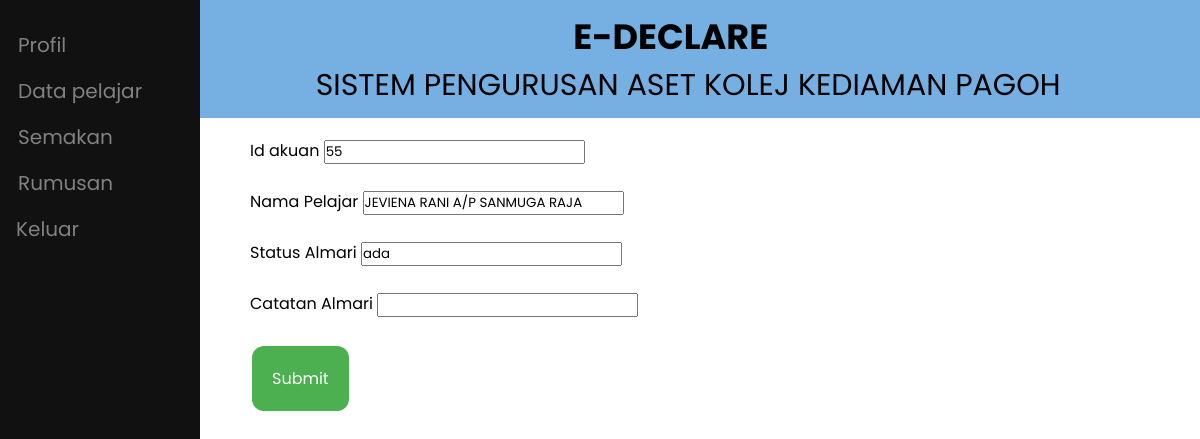
The page /ppas/edit_aset.php?almari=55 on the database its author committed.
### tables this page shows
CREATE TABLE `akuan` (
  `id_akuan` int(10) NOT NULL,
  `no_matrik` varchar(8) NOT NULL,
  `id_staff` int(10) DEFAULT NULL,
  `id_ppas` int(10) DEFAULT NULL,
  `lokasi` varchar(30) NOT NULL,
  `tarikh_akuan` date NOT NULL DEFAULT current_timestamp(),
  `status` varchar(255) NOT NULL DEFAULT '0',
  `tilam_catatan` varchar(50) NOT NULL,
  `tilam_status` varchar(255) NOT NULL,
  `katil_catatan` varchar(50) NOT NULL,
  `katil_status` varchar(255) NOT NULL,
  `almari_catatan` varchar(50) NOT NULL,
  `almari_status` varchar(255) NOT NULL,
  `kerusi_catatan` varchar(50) NOT NULL,
  `kerusi_status` varchar(255) NOT NULL,
  `mbbr_catatan` varchar(50) NOT NULL,
  `mbbr_status` varchar(255) NOT NULL,
  `no_kunci` varchar(255) DEFAULT NULL,
  `jenis_borang` varchar(255) NOT NULL,
  `kkp` varchar(255) NOT NULL,
  `disahkan` int(11) NOT NULL DEFAULT 0
);

CREATE TABLE `pelajar` (
  `no_matrik` varchar(8) NOT NULL,
  `nama_pelajar` varchar(50) NOT NULL,
  `email_pelajar` varchar(100) NOT NULL,
  `kata_laluan_p` varchar(100) NOT NULL,
  `sem_no` int(1) NOT NULL,
  `tahun` int(1) NOT NULL,
  `no_telefon_p` varchar(20) NOT NULL,
  `kkp` varchar(255) DEFAULT NULL,
  `aras` varchar(255) DEFAULT NULL,
  `no_rumah` varchar(255) DEFAULT NULL,
  `blok` varchar(255) DEFAULT NULL,
  `status` int(11) NOT NULL
);

### ppas/edit_aset.php (the view, shortened to what this page needs)
<?php
require "../conn.php";
?>
<!DOCTYPE html>
<html lang="en">
<head>
  <link rel="stylesheet" href="../css/style.css">
  <link href='https://unpkg.com/boxicons@2.1.2/css/boxicons.min.css' rel='stylesheet'>
  <link rel="stylesheet" href="../css/viewBorang.css">
</head>
<body>
  <div class="header">
    <h3>&nbsp;&nbsp;&nbsp;&nbsp;&nbsp;&nbsp;&nbsp;&nbsp;&nbsp;&nbsp;&nbsp;&nbsp;&nbsp;&nbsp;&nbsp;&nbsp;&nbsp;&nbsp;&nbsp;E-DECLARE</h3>
    <p>&nbsp;&nbsp;&nbsp;&nbsp;&nbsp;&nbsp;&nbsp;&nbsp;&nbsp;&nbsp;&nbsp;&nbsp;&nbsp;&nbsp;&nbsp;&nbsp;&nbsp;&nbsp;&nbsp;&nbsp;&nbsp;&nbsp;SISTEM PENGURUSAN ASET KOLEJ KEDIAMAN PAGOH</p>
  </div>
  <?php include 'ppas_sidenav.php' ?>
  <div class="content">
    <div class="wrapper">
          <?php
    if (isset($_GET['almari'])) {
      $sql = "select * from akuan inner join pelajar on pelajar.no_matrik = akuan.no_matrik where id_akuan = '$_GET[almari]'";
      $result = $conn->query($sql);
      if ($result->num_rows > 0) {
        while($row = $result->fetch_assoc()){
          ?>
            <form action="edit_aset_action.php" method="post">
              <label for="">Id akuan</label>
              <input name="akuan_id" type="text" readonly value="<?php echo $row['id_akuan'] ?>"><br><br>
              <label for="">Nama Pelajar</label>
              <input type="text" readonly value="<?php echo $row['nama_pelajar']?>"><br><br>
              <label for="">Status Almari</label>
              <input type="text" name="almari_status" value="<?php echo $row['almari_status'] ?>"><br><br>
              <label for="">Catatan Almari</label>
              <input name="catatan_almari" type="text" value="<?php echo $row['almari_catatan'] ?>"><br><br>
              <button name="submit_almari">Submit</button>
            </form>
          <?php
        }
      }
    }
          ?>
    </div>
  </div>
</body>
</html>

### css/style.css (style rules this page uses)
* { margin: 0; padding: 0; box-sizing: border-box; font-family: "Poppins", sans-serif; }
body { position: relative; min-height: 100vh; width: 100%; overflow: hidden; overflow-y: scroll; }
.content { width: auto; height: 1200px; margin-left: 240px; position: relative; background: #fff; top: 10px; }
.wrapper { margin: 280 auto; width: 95%; }
button { background-color: #4CAF50; border: none; color: white; padding: 20px; text-align: center; text-decoration: none; display: inline-block; font-size: 16px; margin: 4px 2px; cursor: pointer; border-radius: 12px; }

### css/viewBorang.css (style rules this page uses)
.header { padding: 10px; text-align: center; background: #76B0E3; color: black; font-size: 30px; }
.content { padding: 10px; }

### rows shown on the page
akuan: akuan_id "55", no_matrik.nama_pelajar "JEVIENA RANI A/P SANMUGA RAJA", almari_status "ada"
